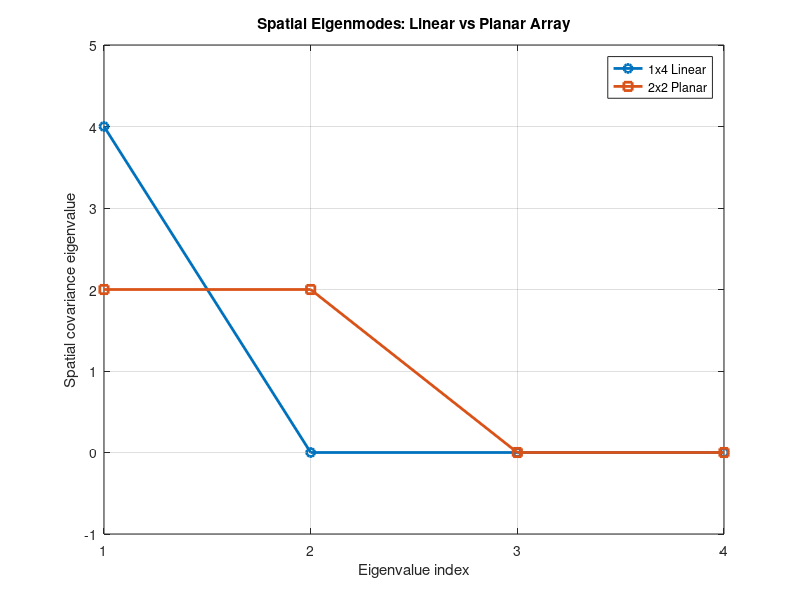

MATLAB code for this plot:

%% SIMO Lesson 6: Spatial Channel Covariance

clear; clc;

N = 4;
d = 0.5;

posULA = d*[0 0; 1 0; 2 0; 3 0];
posUPA = d*[0 0; 1 0; 0 1; 1 1];

steer = @(pos,theta,phi) exp(-1j*2*pi*( ...
    pos(:,1)*sind(theta)*cosd(phi) + ...
    pos(:,2)*sind(theta)*sind(phi)));

% Same propagation directions as Case 1
theta1 = 45; phi1 = 45;
theta2 = 45; phi2 = -45;

% Two equal-power uncorrelated paths
Rs = 0.5*eye(2);

% Steering matrices
Aula = [steer(posULA,theta1,phi1), ...
        steer(posULA,theta2,phi2)];

Aupa = [steer(posUPA,theta1,phi1), ...
        steer(posUPA,theta2,phi2)];

% Spatial channel covariance matrices
Rula = Aula*Rs*Aula';
Rupa = Aupa*Rs*Aupa';

% Eigenvalue decompositions
[Uula,Dula] = eig(Rula);
[Uupa,Dupa] = eig(Rupa);

fprintf('Linear covariance eigenvalues:\n');
disp(sort(real(diag(Dula)),'descend').');

fprintf('Planar covariance eigenvalues:\n');
disp(sort(real(diag(Dupa)),'descend').');

fprintf('Total power, linear = %.4f\n',real(trace(Rula)));
fprintf('Total power, planar = %.4f\n',real(trace(Rupa)));

% Compare eigenvalue spectra
figure('Color','w');
plot(1:4,sort(real(eig(Rula)),'descend'), ...
    'o-','LineWidth',2);
hold on;
plot(1:4,sort(real(eig(Rupa)),'descend'), ...
    's-','LineWidth',2);
grid on;
xlabel('Eigenvalue index');
ylabel('Spatial covariance eigenvalue');
title('Spatial Eigenmodes: Linear vs Planar Array');
legend('1x4 Linear','2x2 Planar','Location','best');
xticks(1:4);
